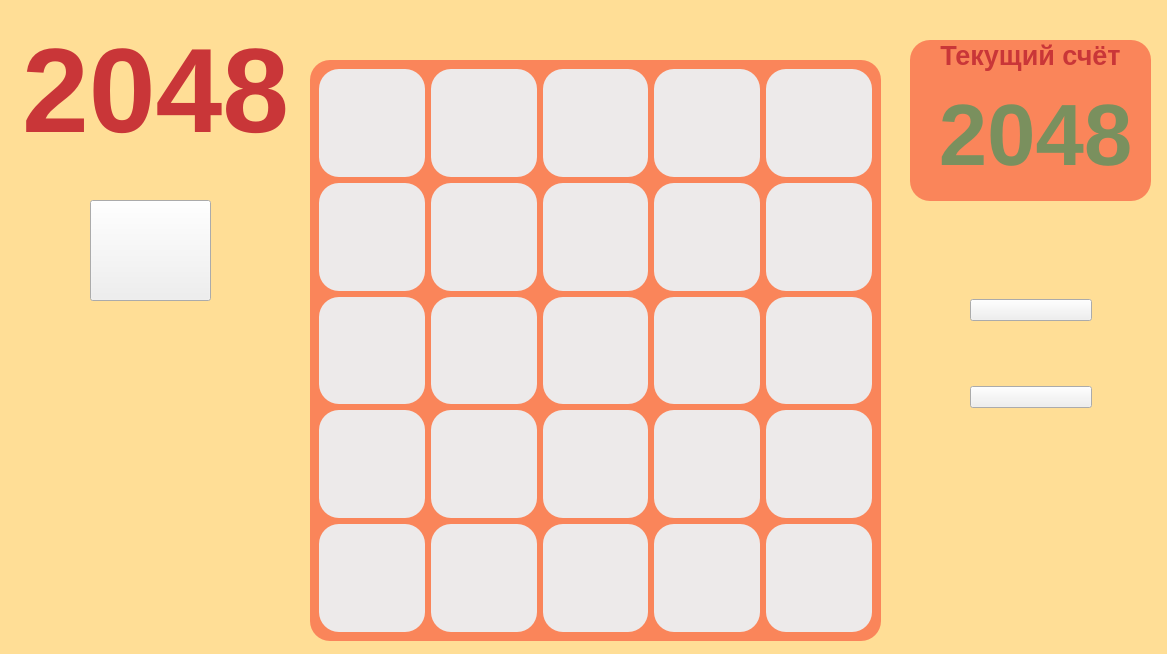
<?xml version="1.0" encoding="UTF-8"?>
<ui version="4.0">
 <class>PlayWindow</class>
 <widget class="QMainWindow" name="PlayWindow">
  <property name="geometry">
   <rect>
    <x>0</x>
    <y>0</y>
    <width>1167</width>
    <height>654</height>
   </rect>
  </property>
  <property name="windowTitle">
   <string>Экран игры</string>
  </property>
  <property name="styleSheet">
   <string notr="true">background-color:#FFDE96</string>
  </property>
  <widget class="QWidget" name="centralwidget">
   <widget class="QFrame" name="pole">
    <property name="geometry">
     <rect>
      <x>310</x>
      <y>60</y>
      <width>571</width>
      <height>581</height>
     </rect>
    </property>
    <property name="maximumSize">
     <size>
      <width>16777214</width>
      <height>16777215</height>
     </size>
    </property>
    <property name="sizeIncrement">
     <size>
      <width>500</width>
      <height>500</height>
     </size>
    </property>
    <property name="styleSheet">
     <string notr="true">background-color:#FA855A;
border:none;
border-radius: 20px</string>
    </property>
    <property name="frameShape">
     <enum>QFrame::Shape::StyledPanel</enum>
    </property>
    <property name="frameShadow">
     <enum>QFrame::Shadow::Raised</enum>
    </property>
    <layout class="QGridLayout" name="gridLayout">
     <item row="2" column="1">
      <widget class="QLabel" name="square_12">
       <property name="styleSheet">
        <string notr="true">background-color: #EDEAEA;
border:none;
border-radius: 20px</string>
       </property>
       <property name="text">
        <string/>
       </property>
       <property name="alignment">
        <set>Qt::AlignmentFlag::AlignCenter</set>
       </property>
      </widget>
     </item>
     <item row="4" column="0">
      <widget class="QLabel" name="square_21">
       <property name="styleSheet">
        <string notr="true">background-color: #EDEAEA;
border:none;
border-radius: 20px</string>
       </property>
       <property name="text">
        <string/>
       </property>
       <property name="alignment">
        <set>Qt::AlignmentFlag::AlignCenter</set>
       </property>
      </widget>
     </item>
     <item row="0" column="3">
      <widget class="QLabel" name="square_4">
       <property name="styleSheet">
        <string notr="true">background-color: #EDEAEA;
border:none;
border-radius: 20px</string>
       </property>
       <property name="text">
        <string/>
       </property>
       <property name="alignment">
        <set>Qt::AlignmentFlag::AlignCenter</set>
       </property>
      </widget>
     </item>
     <item row="0" column="0">
      <widget class="QLabel" name="square">
       <property name="styleSheet">
        <string notr="true">background-color: #EDEAEA;
border:none;
border-radius: 20px</string>
       </property>
       <property name="text">
        <string/>
       </property>
       <property name="alignment">
        <set>Qt::AlignmentFlag::AlignCenter</set>
       </property>
      </widget>
     </item>
     <item row="0" column="1">
      <widget class="QLabel" name="square_2">
       <property name="styleSheet">
        <string notr="true">background-color: #EDEAEA;
border:none;
border-radius: 20px</string>
       </property>
       <property name="text">
        <string/>
       </property>
       <property name="alignment">
        <set>Qt::AlignmentFlag::AlignCenter</set>
       </property>
      </widget>
     </item>
     <item row="3" column="0">
      <widget class="QLabel" name="square_16">
       <property name="styleSheet">
        <string notr="true">background-color: #EDEAEA;
border:none;
border-radius: 20px</string>
       </property>
       <property name="text">
        <string/>
       </property>
       <property name="alignment">
        <set>Qt::AlignmentFlag::AlignCenter</set>
       </property>
      </widget>
     </item>
     <item row="2" column="0">
      <widget class="QLabel" name="square_11">
       <property name="styleSheet">
        <string notr="true">background-color: #EDEAEA;
border:none;
border-radius: 20px</string>
       </property>
       <property name="text">
        <string/>
       </property>
       <property name="alignment">
        <set>Qt::AlignmentFlag::AlignCenter</set>
       </property>
      </widget>
     </item>
     <item row="1" column="1">
      <widget class="QLabel" name="square_7">
       <property name="styleSheet">
        <string notr="true">background-color: #EDEAEA;
border:none;
border-radius: 20px</string>
       </property>
       <property name="text">
        <string/>
       </property>
       <property name="alignment">
        <set>Qt::AlignmentFlag::AlignCenter</set>
       </property>
      </widget>
     </item>
     <item row="3" column="2">
      <widget class="QLabel" name="square_18">
       <property name="styleSheet">
        <string notr="true">background-color: #EDEAEA;
border:none;
border-radius: 20px</string>
       </property>
       <property name="text">
        <string/>
       </property>
       <property name="alignment">
        <set>Qt::AlignmentFlag::AlignCenter</set>
       </property>
      </widget>
     </item>
     <item row="1" column="4">
      <widget class="QLabel" name="square_10">
       <property name="styleSheet">
        <string notr="true">background-color: #EDEAEA;
border:none;
border-radius: 20px</string>
       </property>
       <property name="text">
        <string/>
       </property>
       <property name="alignment">
        <set>Qt::AlignmentFlag::AlignCenter</set>
       </property>
      </widget>
     </item>
     <item row="3" column="1">
      <widget class="QLabel" name="square_17">
       <property name="styleSheet">
        <string notr="true">background-color: #EDEAEA;
border:none;
border-radius: 20px</string>
       </property>
       <property name="text">
        <string/>
       </property>
       <property name="alignment">
        <set>Qt::AlignmentFlag::AlignCenter</set>
       </property>
      </widget>
     </item>
     <item row="4" column="2">
      <widget class="QLabel" name="square_23">
       <property name="styleSheet">
        <string notr="true">background-color: #EDEAEA;
border:none;
border-radius: 20px</string>
       </property>
       <property name="text">
        <string/>
       </property>
       <property name="alignment">
        <set>Qt::AlignmentFlag::AlignCenter</set>
       </property>
      </widget>
     </item>
     <item row="1" column="2">
      <widget class="QLabel" name="square_8">
       <property name="styleSheet">
        <string notr="true">background-color: #EDEAEA;
border:none;
border-radius: 20px</string>
       </property>
       <property name="text">
        <string/>
       </property>
       <property name="alignment">
        <set>Qt::AlignmentFlag::AlignCenter</set>
       </property>
      </widget>
     </item>
     <item row="2" column="4">
      <widget class="QLabel" name="square_15">
       <property name="styleSheet">
        <string notr="true">background-color: #EDEAEA;
border:none;
border-radius: 20px</string>
       </property>
       <property name="text">
        <string/>
       </property>
       <property name="alignment">
        <set>Qt::AlignmentFlag::AlignCenter</set>
       </property>
      </widget>
     </item>
     <item row="2" column="3">
      <widget class="QLabel" name="square_14">
       <property name="styleSheet">
        <string notr="true">background-color: #EDEAEA;
border:none;
border-radius: 20px</string>
       </property>
       <property name="text">
        <string/>
       </property>
       <property name="alignment">
        <set>Qt::AlignmentFlag::AlignCenter</set>
       </property>
      </widget>
     </item>
     <item row="3" column="4">
      <widget class="QLabel" name="square_20">
       <property name="styleSheet">
        <string notr="true">background-color: #EDEAEA;
border:none;
border-radius: 20px</string>
       </property>
       <property name="text">
        <string/>
       </property>
       <property name="alignment">
        <set>Qt::AlignmentFlag::AlignCenter</set>
       </property>
      </widget>
     </item>
     <item row="3" column="3">
      <widget class="QLabel" name="square_19">
       <property name="styleSheet">
        <string notr="true">background-color: #EDEAEA;
border:none;
border-radius: 20px</string>
       </property>
       <property name="text">
        <string/>
       </property>
       <property name="alignment">
        <set>Qt::AlignmentFlag::AlignCenter</set>
       </property>
      </widget>
     </item>
     <item row="4" column="3">
      <widget class="QLabel" name="square_24">
       <property name="styleSheet">
        <string notr="true">background-color: #EDEAEA;
border:none;
border-radius: 20px</string>
       </property>
       <property name="text">
        <string/>
       </property>
       <property name="alignment">
        <set>Qt::AlignmentFlag::AlignCenter</set>
       </property>
      </widget>
     </item>
     <item row="4" column="1">
      <widget class="QLabel" name="square_22">
       <property name="styleSheet">
        <string notr="true">background-color: #EDEAEA;
border:none;
border-radius: 20px</string>
       </property>
       <property name="text">
        <string/>
       </property>
       <property name="alignment">
        <set>Qt::AlignmentFlag::AlignCenter</set>
       </property>
      </widget>
     </item>
     <item row="1" column="3">
      <widget class="QLabel" name="square_9">
       <property name="styleSheet">
        <string notr="true">background-color: #EDEAEA;
border:none;
border-radius: 20px</string>
       </property>
       <property name="text">
        <string/>
       </property>
       <property name="alignment">
        <set>Qt::AlignmentFlag::AlignCenter</set>
       </property>
      </widget>
     </item>
     <item row="0" column="2">
      <widget class="QLabel" name="square_3">
       <property name="styleSheet">
        <string notr="true">background-color: #EDEAEA;
border:none;
border-radius: 20px</string>
       </property>
       <property name="text">
        <string/>
       </property>
       <property name="alignment">
        <set>Qt::AlignmentFlag::AlignCenter</set>
       </property>
      </widget>
     </item>
     <item row="0" column="4">
      <widget class="QLabel" name="square_5">
       <property name="styleSheet">
        <string notr="true">background-color: #EDEAEA;
border:none;
border-radius: 20px</string>
       </property>
       <property name="text">
        <string/>
       </property>
       <property name="alignment">
        <set>Qt::AlignmentFlag::AlignCenter</set>
       </property>
      </widget>
     </item>
     <item row="2" column="2">
      <widget class="QLabel" name="square_13">
       <property name="styleSheet">
        <string notr="true">background-color: #EDEAEA;
border:none;
border-radius: 20px</string>
       </property>
       <property name="text">
        <string/>
       </property>
       <property name="alignment">
        <set>Qt::AlignmentFlag::AlignCenter</set>
       </property>
      </widget>
     </item>
     <item row="1" column="0">
      <widget class="QLabel" name="square_6">
       <property name="styleSheet">
        <string notr="true">background-color: #EDEAEA;
border:none;
border-radius: 20px</string>
       </property>
       <property name="text">
        <string/>
       </property>
       <property name="alignment">
        <set>Qt::AlignmentFlag::AlignCenter</set>
       </property>
      </widget>
     </item>
     <item row="4" column="4">
      <widget class="QLabel" name="square_25">
       <property name="styleSheet">
        <string notr="true">background-color: #EDEAEA;
border:none;
border-radius: 20px</string>
       </property>
       <property name="text">
        <string/>
       </property>
       <property name="alignment">
        <set>Qt::AlignmentFlag::AlignCenter</set>
       </property>
      </widget>
     </item>
    </layout>
   </widget>
   <widget class="QLabel" name="title_lb">
    <property name="geometry">
     <rect>
      <x>20</x>
      <y>30</y>
      <width>271</width>
      <height>121</height>
     </rect>
    </property>
    <property name="styleSheet">
     <string notr="true">font-size:90pt;
font-weight: bold;
color: #C93638;
background:none;</string>
    </property>
    <property name="text">
     <string>2048</string>
    </property>
    <property name="alignment">
     <set>Qt::AlignmentFlag::AlignCenter</set>
    </property>
   </widget>
   <widget class="QPushButton" name="b_home">
    <property name="geometry">
     <rect>
      <x>90</x>
      <y>200</y>
      <width>121</width>
      <height>101</height>
     </rect>
    </property>
    <property name="styleSheet">
     <string notr="true">background:none;</string>
    </property>
    <property name="text">
     <string/>
    </property>
    <property name="icon">
     <iconset resource="icons-play.qrc">
      <normaloff>:/icons/icons/home.svg</normaloff>:/icons/icons/home.svg</iconset>
    </property>
    <property name="iconSize">
     <size>
      <width>100</width>
      <height>100</height>
     </size>
    </property>
   </widget>
   <widget class="QLabel" name="title_lb_2">
    <property name="geometry">
     <rect>
      <x>900</x>
      <y>60</y>
      <width>271</width>
      <height>150</height>
     </rect>
    </property>
    <property name="styleSheet">
     <string notr="true">font-size:65pt;
font-weight: bold;
color: #7A905E;
background:none;</string>
    </property>
    <property name="text">
     <string>2048</string>
    </property>
    <property name="alignment">
     <set>Qt::AlignmentFlag::AlignCenter</set>
    </property>
   </widget>
   <widget class="QLabel" name="count_lb">
    <property name="geometry">
     <rect>
      <x>910</x>
      <y>40</y>
      <width>241</width>
      <height>161</height>
     </rect>
    </property>
    <property name="styleSheet">
     <string notr="true">font-size:20pt;
font-weight: bold;
color: #C93638;
background-color:#FA855A;
border-radius:20px;</string>
    </property>
    <property name="text">
     <string>Текущий счёт</string>
    </property>
    <property name="alignment">
     <set>Qt::AlignmentFlag::AlignHCenter|Qt::AlignmentFlag::AlignTop</set>
    </property>
   </widget>
   <widget class="QWidget" name="">
    <property name="geometry">
     <rect>
      <x>970</x>
      <y>240</y>
      <width>122</width>
      <height>228</height>
     </rect>
    </property>
    <layout class="QVBoxLayout" name="verticalLayout">
     <item>
      <widget class="QPushButton" name="pushButton">
       <property name="styleSheet">
        <string notr="true">background:none;</string>
       </property>
       <property name="text">
        <string/>
       </property>
       <property name="icon">
        <iconset resource="icons-play.qrc">
         <normaloff>:/icons/icons/restart.svg</normaloff>:/icons/icons/restart.svg</iconset>
       </property>
       <property name="iconSize">
        <size>
         <width>100</width>
         <height>100</height>
        </size>
       </property>
      </widget>
     </item>
     <item>
      <widget class="QPushButton" name="pushButton_2">
       <property name="styleSheet">
        <string notr="true">background:none;</string>
       </property>
       <property name="text">
        <string/>
       </property>
       <property name="icon">
        <iconset resource="icons-play.qrc">
         <normaloff>:/icons/icons/exit.svg</normaloff>:/icons/icons/exit.svg</iconset>
       </property>
       <property name="iconSize">
        <size>
         <width>100</width>
         <height>100</height>
        </size>
       </property>
      </widget>
     </item>
    </layout>
   </widget>
   <zorder>pole</zorder>
   <zorder>title_lb</zorder>
   <zorder>b_home</zorder>
   <zorder>count_lb</zorder>
   <zorder>title_lb_2</zorder>
   <zorder>pushButton</zorder>
   <zorder>pushButton_2</zorder>
  </widget>
 </widget>
 <resources>
  <include location="icons-play.qrc"/>
 </resources>
 <connections/>
</ui>
